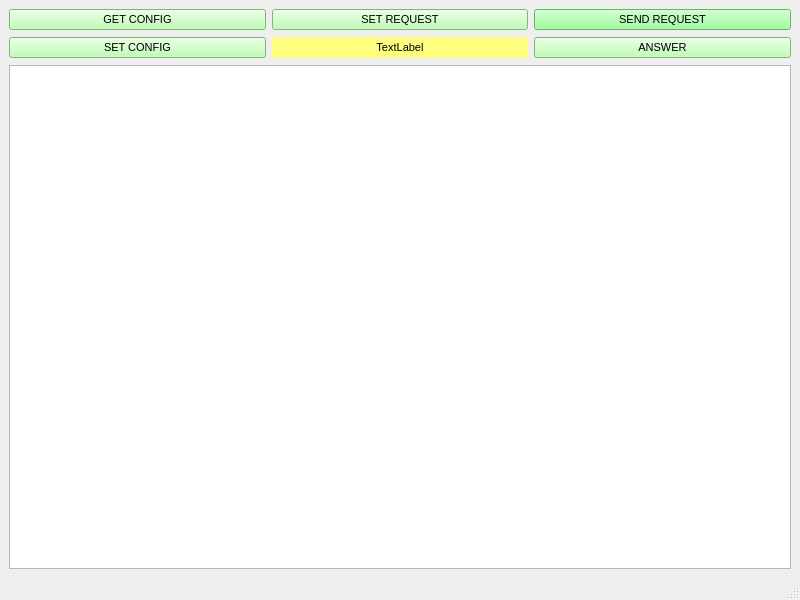
<?xml version="1.0" encoding="UTF-8"?>
<ui version="4.0">
 <class>MainWindow</class>
 <widget class="QMainWindow" name="MainWindow">
  <property name="geometry">
   <rect>
    <x>0</x>
    <y>0</y>
    <width>800</width>
    <height>600</height>
   </rect>
  </property>
  <property name="windowTitle">
   <string>MainWindow</string>
  </property>
  <widget class="QWidget" name="centralwidget">
   <layout class="QGridLayout" name="gridLayout_2">
    <item row="0" column="0">
     <layout class="QGridLayout" name="gridLayout" rowstretch="1,0,0,0" columnstretch="1,1,1">
      <property name="verticalSpacing">
       <number>7</number>
      </property>
      <item row="1" column="0">
       <widget class="QPushButton" name="pushButton_4">
        <property name="font">
         <font>
          <pointsize>8</pointsize>
         </font>
        </property>
        <property name="styleSheet">
         <string notr="true">background-color: rgb(173, 255, 160)</string>
        </property>
        <property name="text">
         <string>SET CONFIG</string>
        </property>
       </widget>
      </item>
      <item row="1" column="1">
       <widget class="QLabel" name="label">
        <property name="font">
         <font>
          <pointsize>8</pointsize>
         </font>
        </property>
        <property name="layoutDirection">
         <enum>Qt::RightToLeft</enum>
        </property>
        <property name="styleSheet">
         <string notr="true">background-color:rgb(255, 255, 127)</string>
        </property>
        <property name="text">
         <string>&lt;html&gt;&lt;head/&gt;&lt;body&gt;&lt;p align=&quot;center&quot;&gt;TextLabel&lt;/p&gt;&lt;/body&gt;&lt;/html&gt;</string>
        </property>
        <property name="alignment">
         <set>Qt::AlignCenter</set>
        </property>
       </widget>
      </item>
      <item row="0" column="1">
       <widget class="QPushButton" name="pushButton_2">
        <property name="sizePolicy">
         <sizepolicy hsizetype="Expanding" vsizetype="Fixed">
          <horstretch>0</horstretch>
          <verstretch>0</verstretch>
         </sizepolicy>
        </property>
        <property name="font">
         <font>
          <pointsize>8</pointsize>
         </font>
        </property>
        <property name="styleSheet">
         <string notr="true">background-color: rgb(173, 255, 160);</string>
        </property>
        <property name="text">
         <string>SET REQUEST</string>
        </property>
       </widget>
      </item>
      <item row="0" column="0">
       <widget class="QPushButton" name="pushButton">
        <property name="sizePolicy">
         <sizepolicy hsizetype="Expanding" vsizetype="Fixed">
          <horstretch>0</horstretch>
          <verstretch>0</verstretch>
         </sizepolicy>
        </property>
        <property name="font">
         <font>
          <pointsize>8</pointsize>
         </font>
        </property>
        <property name="styleSheet">
         <string notr="true">background-color: rgb(173, 255, 160)</string>
        </property>
        <property name="text">
         <string>GET CONFIG</string>
        </property>
       </widget>
      </item>
      <item row="2" column="0" rowspan="2" colspan="3">
       <widget class="QTextEdit" name="textEdit">
        <property name="font">
         <font>
          <pointsize>12</pointsize>
         </font>
        </property>
       </widget>
      </item>
      <item row="0" column="2">
       <widget class="QPushButton" name="pushButton_3">
        <property name="sizePolicy">
         <sizepolicy hsizetype="Expanding" vsizetype="Fixed">
          <horstretch>0</horstretch>
          <verstretch>0</verstretch>
         </sizepolicy>
        </property>
        <property name="font">
         <font>
          <pointsize>8</pointsize>
         </font>
        </property>
        <property name="styleSheet">
         <string notr="true">background-color: rgb(131, 255, 131)</string>
        </property>
        <property name="text">
         <string>SEND REQUEST</string>
        </property>
       </widget>
      </item>
      <item row="1" column="2">
       <widget class="QPushButton" name="pushButton_5">
        <property name="font">
         <font>
          <pointsize>8</pointsize>
         </font>
        </property>
        <property name="styleSheet">
         <string notr="true">background-color: rgb(173, 255, 160)</string>
        </property>
        <property name="text">
         <string>ANSWER</string>
        </property>
       </widget>
      </item>
     </layout>
    </item>
   </layout>
  </widget>
  <widget class="QMenuBar" name="menubar">
   <property name="geometry">
    <rect>
     <x>0</x>
     <y>0</y>
     <width>800</width>
     <height>26</height>
    </rect>
   </property>
  </widget>
  <widget class="QStatusBar" name="statusbar"/>
 </widget>
 <resources/>
 <connections/>
</ui>
